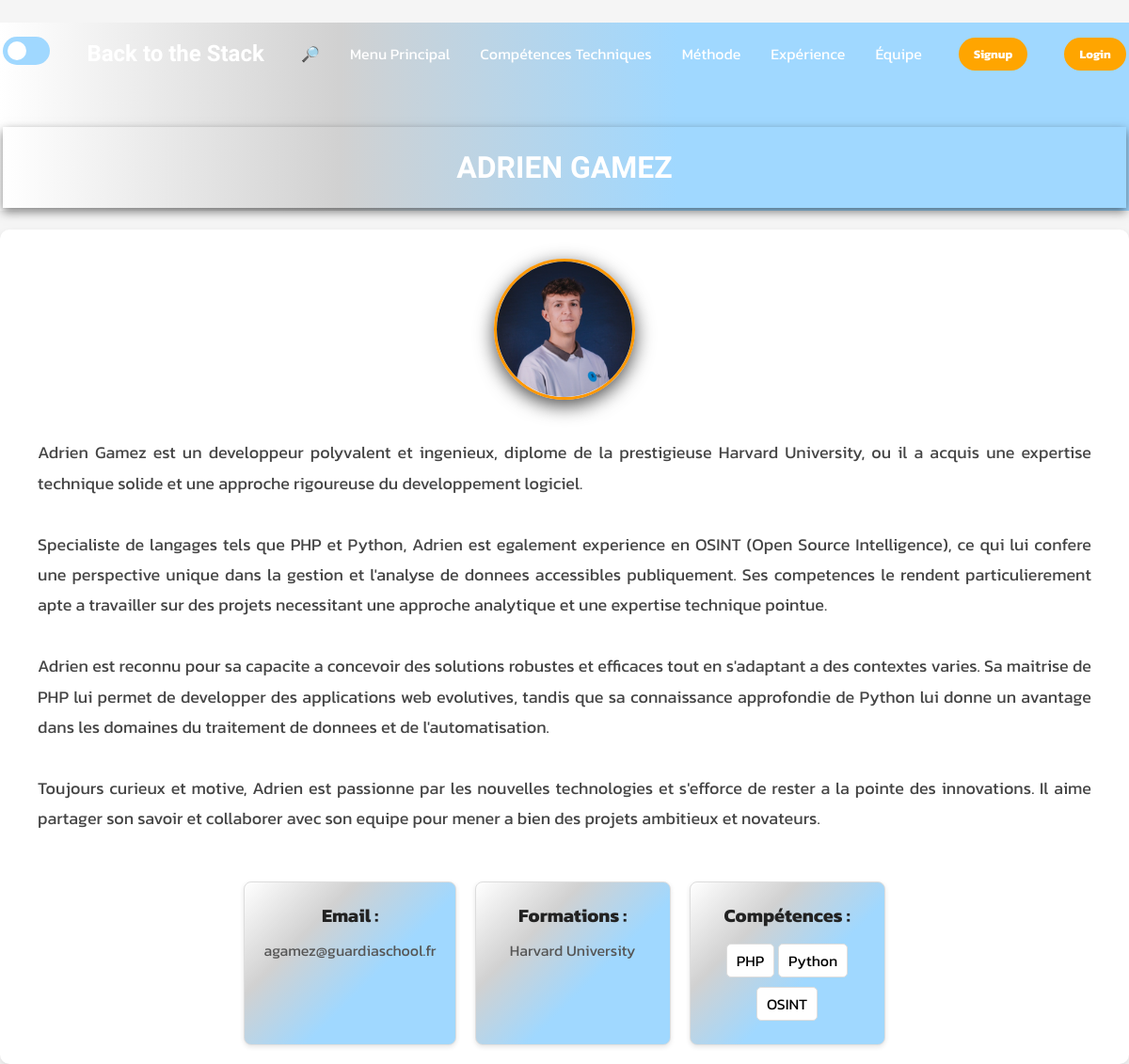
The app's page /php/membre.php?id=3 with its own data.
### tables this page shows
CREATE TABLE IF NOT EXISTS `membres` (
`id` int(11) NOT NULL,
  `nom` varchar(100) NOT NULL,
  `email` varchar(150) NOT NULL,
  `date` date NOT NULL,
  `formation` varchar(100) NOT NULL,
  `photo` varchar(255) NOT NULL,
  `presentation` text NOT NULL
);

CREATE TABLE IF NOT EXISTS `competences` (
`id` int(11) NOT NULL,
  `nom` varchar(100) NOT NULL
);

### php/membre.php (the view, shortened to what this page needs)
<?php
include 'connexion.php';
if (isset($_GET['id'])) {
    $id = $_GET['id'];
    $stmt = $pdo->prepare("SELECT * FROM membres WHERE id = :id");
    $stmt->bindParam(':id', $id, PDO::PARAM_INT);
    $stmt->execute();
    $membre = $stmt->fetch();
    $stmt2 = $pdo->prepare("SELECT competences.nom FROM competences
                            INNER JOIN membre_competences ON competences.id = membre_competences.competence_id
                            WHERE membre_competences.membre_id = :id");
    $stmt2->bindParam(':id', $id, PDO::PARAM_INT);
    $stmt2->execute();
    $competences = $stmt2->fetchAll();
} else {
    die("Aucun ID spécifié !");
}
?>
<!DOCTYPE html>
<html lang="fr">
<head>
    <link id= "theme-link" rel="stylesheet" href="../css/dark-theme.css">
    <link rel="stylesheet" href="https://cdnjs.cloudflare.com/ajax/libs/font-awesome/6.0.0/css/all.min.css">
</head>
<body>
    <header>
        <div class="navbar">
            <div class="mode"><input type="checkbox" id="toggle" class="checkbox">
            <label for="toggle" class="label"></label>
        </div>
            <div class="logo"><a href="../html/index.html">Back to the Stack</a></div>
            <ul class="liens">
                <li><a href="recherche.php">🔎</a></li>
                <li><a href="../html/index.html">Menu Principal</a></li>
                <li><a href="../html/comptech.html">Compétences Techniques</a></li>
                <li><a href="../html/méthode.html">Méthode</a></li>
                <li><a href="../html/anciens clients.html">Expérience</a></li>
                <li><a href="../html/notreequipe.html">Équipe</a></li>
            </ul>
            <a href="signup.php" class="action_btn">Signup</a>
            <a href="login.php" class="action_btn">Login</a>
        </div>
        <h1 class="presentation_h1"><?php echo htmlspecialchars($membre['nom']); ?></h1>
    </header>
    <section class="texte_membre">
    <div class="photo_email-container">
        <img class="presentation_img" src="<?php echo $membre['photo']; ?>" alt="Portrait de <?php echo $membre['nom']; ?>">
        <div class="presentation_text-container">
        <p>
            <?php
                $text = htmlspecialchars(mb_convert_encoding($membre['presentation'], 'UTF-8', 'auto'));
                echo nl2br($text);
            ?>
        </p>
        </div>
        <div class="block_membre">
        <div class="bloc">
            <h2>Email :</h2>
            <p><?php echo htmlspecialchars($membre['email']); ?></p>
        </div>
        <div class="bloc">
            <h2>Formations :</h2>
            <p><?php echo htmlspecialchars($membre['formation']); ?></p>
        </div>
        <div class="bloc">
            <h2>Compétences :</h2>
            <ul>
                <?php foreach ($competences as $competence) : ?>
                <li><?php echo htmlspecialchars($competence['nom']); ?></li>
                <?php endforeach; ?>
            </ul>
        </div>
    </div>
    </section>
</body>
</html>

### css/dark-theme.css (style rules this page uses)
* { margin: 0; padding: 0; box-sizing: border-box; word-wrap: break-word; }
body { height: 100vh; background-color: rgb(0, 0, 0); margin-top: 2%; font-family: 'Kanit', sans-serif; align-items: center; justify-content: center; }
h1 { text-align: center; background: linear-gradient(90deg, #000, #2B2B7B, #4C4CFF); margin-top: 4%; padding: 2%; font-size: 2rem; text-transform: uppercase; font-family: 'Zen Dots', sans-serif; font-weight: 600; color: #fff; box-shadow: 0px 4px 10px rgba(0, 0, 0, 0.5); }
li { list-style: none; }
a { text-decoration: none; color: white; font-size: 1rem; white-space: nowrap; }
header { background: linear-gradient(90deg, #000, #2B2B7B, #4C4CFF);; margin-top: auto; position: relative; padding: 0.2rem; }
.navbar { width: 100%; height: 60px; max-width: 1200px; margin: 0 auto; display: flex; align-items: center; justify-content: space-between; box-sizing: border-box; }
.navbar .logo a { font-size: 1.5rem; font-weight: bold; white-space: nowrap; }
.logo { font-family: 'Zen Dots', sans-serif !important; font-size: 120% !important; }
.navbar .liens { display: flex; gap: 2rem; flex-wrap: wrap; }
.action_btn { background-color: orange; color: white; padding: 0.5rem 1rem; border: none; outline: none; border-radius: 20px; font-size: 0.8rem; font-weight: bold; cursor: pointer; transition: scale 0.2s ease; }
.presentation_img { width: 400px; height: auto; object-fit: cover; border: 5px solid white; box-shadow: 0px 6px 20px rgba(0, 0, 0, 0.7); border-radius: 15px; }
.presentation_text-container { flex: 1; display: flex; flex-direction: column; gap: 20px; }
.texte_membre { display: flex; flex-wrap: wrap; max-width: 1200px; margin: 0 auto; margin-top: 20px; gap: 20px; padding: 20px; background-color: rgb(50, 50, 50); box-shadow: 0 4px 10px rgba(255, 255, 255, 0.9); border-radius: 10px; }
.photo_email-container { flex: 1 1 300px; text-align: center; }
.photo_email-container img.presentation_img { max-width: 200px; height: auto; border-radius: 50%; border: 3px solid #ff9800; margin-bottom: 20px; }
.presentation_text-container { flex: 2 1 600px; padding: 20px; }
.presentation_text-container p { font-size: 18px; line-height: 1.8; color: #ffffff; }
.block_membre { display: flex; flex-wrap: wrap; justify-content: space-between; gap: 20px; margin-top: 30px; }
.block_membre .bloc { background: linear-gradient(135deg, #000, #2B2B7B, #4C4CFF); flex: 1 1 calc(33.333% - 20px); background-color: #000000; border: 1px solid #282828; border-radius: 8px; padding: 20px; text-align: center; box-shadow: 0 2px 5px rgba(255, 255, 255, 0.9); }
.block_membre .bloc h2 { font-size: 20px; margin-bottom: 10px; color: #ffffff; }
.block_membre .bloc p { font-size: 16px; color: #ffffff; }
.block_membre .bloc ul { list-style: none; padding: 0; }
.block_membre .bloc ul li { font-size: 16px; margin: 5px 0; background-color: #fff; padding: 5px 10px; border: 1px solid #ddd; border-radius: 5px; display: inline-block; }
.photo_email-container { display: flex; flex-direction: column; align-items: center; }
.presentation_img { width: 150px; height: auto; border-radius: 5px; margin-bottom: 10px; }
.label { display: inline-block; height: 30px; width: 50px; background: rgba(160, 216, 255); position: relative; transition: all .3s; border-radius: 60px; }
.label:after { content: ""; height: 20px; width: 20px; background: white; position: absolute; top: 17%; left: 10%; transition: all .3s; border-radius: 50%; }

### records on screen
membres: nom "ADRIEN GAMEZ", photo (picture), presentation "Adrien Gamez est un developpeur polyvalent et ingenieux, diplome de la prestigieuse Harvard University, ou il a acquis une expertise technique solide et une approche rigoureuse du developpement logiciel. Specialiste de langages tels que PHP et Python, Adrien est egalement experience en OSINT (Open Source Intelligence), ce qui lui confere une perspective unique dans la gestion et l'analyse de donnees accessibles publiquement. Ses competences le rendent particulierement apte a travailler sur des projets necessitant une approche analytique et une expertise technique pointue. Adrien est reconnu pour sa capacite a concevoir des solutions robustes et efficaces tout en s'adaptant a des contextes…", email "agamez@guardiaschool.fr", formation "Harvard University"
competences: nom "PHP"
competences: nom "Python"
competences: nom "OSINT"
